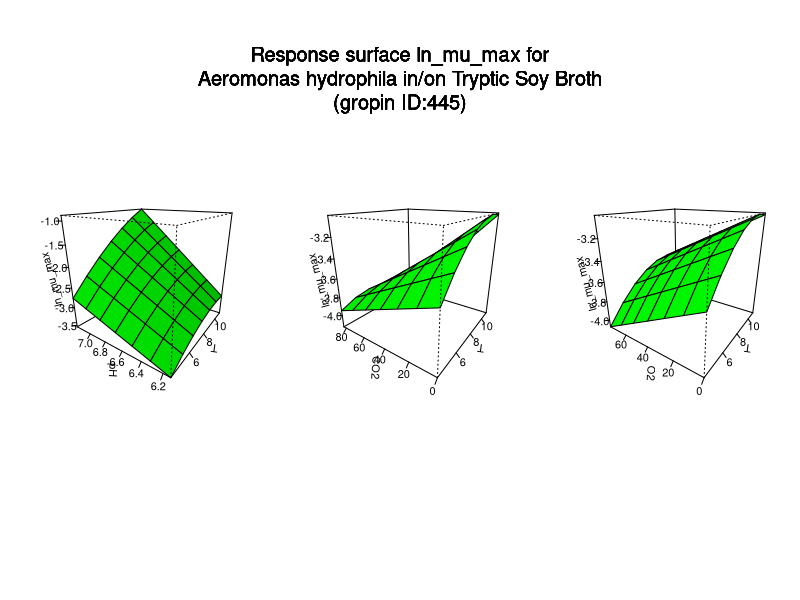

This chart was generated by the following R code:
#############################
# start of Parameter script
#############################
T <- seq(4.004,10.989010989011,length.out=7)
pH <- seq(6.13613,7.19280719280719,length.out=7)
CO2 <- seq(0,82.9170829170829,length.out=7)
O2 <- seq(0,76.4235764235764,length.out=7)
#############################
# end of Parameter script
#############################
############################# 
# start of Model script Gropin ID 445 
#############################
 
# constant coefficients for this model
 
variables <- data.frame(T,pH,CO2,O2)
argumentsPar <- unique.data.frame(expand.grid(variables))
 
# heart of the model
response_surface <- function(T,pH,CO2,O2) {
   mumax <-(-4.50+(-0.829)*T+(-0.0151)*(T^2)+(-0.00122)*T*CO2+0.184*T*pH+(-0.00114)*pH*O2)

	return(mumax=mumax)
} 

# output parameters
responseSurface <- cbind(argumentsPar,response_surface(argumentsPar['T'],argumentsPar['pH'],argumentsPar['CO2'],argumentsPar['O2']))
colnames(responseSurface) <- c(colnames(argumentsPar),'lnmumax')
#############################
# End of Model script
#############################
############################# 
# start of Visualisation script Gropin ID 445 
#############################
titleText <-'Response surface ln_mu_max for
Aeromonas hydrophila in/on Tryptic Soy Broth
(gropin ID:445)'
argPar1 <- unique.data.frame(expand.grid(T,pH))
argPar2 <- unique.data.frame(expand.grid(T,CO2))
argPar3 <- unique.data.frame(expand.grid(T,O2))
z1 <- matrix(unlist(response_surface(T = argPar1[1],pH = argPar1[2],CO2 = CO2[1],O2 = O2[1])),nrow=7)
z2 <- matrix(unlist(response_surface(T = argPar2[1],CO2 = argPar2[2],pH = pH[1],O2 = O2[1])),nrow=7)
z3 <- matrix(unlist(response_surface(T = argPar3[1],O2 = argPar3[2],pH = pH[1],CO2 = CO2[1])),nrow=7)
# adding precaution if response surface is zero
myZLim1 <- range(z1)
if(myZLim1[1] == myZLim1[2]) myZLim1[2] <- myZLim1[2]+1
myZLim2 <- range(z2)
if(myZLim2[1] == myZLim2[2]) myZLim2[2] <- myZLim2[2]+1
myZLim3 <- range(z3)
if(myZLim3[1] == myZLim3[2]) myZLim3[2] <- myZLim3[2]+1
if(length(T)>1 & length(pH)>1 & length(CO2)>1 & length(O2)>1) {
	par(mfrow = c(1,3))
	persp(T,pH,z1,col = 'green',xlab='T',ylab='pH',zlab='ln_mu_max',zlim=myZLim1,theta=305,phi=20,shade=0.25,ticktype = 'detailed')
	persp(T,CO2,z2,col = 'green',xlab='T',ylab='CO2',zlab='ln_mu_max',zlim=myZLim2,theta=305,phi=20,shade=0.25,ticktype = 'detailed')
	persp(T,O2,z3,col = 'green',xlab='T',ylab='O2',zlab='ln_mu_max',zlim=myZLim3,theta=305,phi=20,shade=0.25,ticktype = 'detailed')
	mtext(titleText,outer=T,  cex=1.2, line=-8.5, side=3)
} else {
		myPars <- unique.data.frame(expand.grid(T,pH,CO2,O2))
		myZ <-matrix(unlist(response_surface(myPars[,1],myPars[,2],myPars[,3],myPars[,4])),nrow=7)
		myZLim <- range(myZ)
if(myZLim[1] == myZLim[2]) myZLim[2] <- myZLim[2]+1
	if(length(CO2)==1 & length(O2)==1) {
		persp(T,pH,myZ,col = 'green',xlab='T',ylab='pH',zlab='ln_mu_max',main=titleText,sub=paste('other variable: CO2 =',round(CO2,digits = 2), 'O2 =',round(O2,digits = 2)),zlim=myZLim,theta=305,phi=20,shade=0.25,ticktype = 'detailed')
	}
	if(length(pH)==1 & length(O2)==1) {
		persp(T,CO2,myZ,col = 'green',xlab='T',ylab='CO2',zlab='ln_mu_max',main=titleText,sub=paste('other variable: pH =',round(pH,digits = 2), 'O2 =',round(O2,digits = 2)),zlim=myZLim,theta=305,phi=20,shade=0.25,ticktype = 'detailed')
	}
	if(length(pH)==1 & length(CO2)==1) {
		persp(T,O2,myZ,col = 'green',xlab='T',ylab='O2',zlab='ln_mu_max',main=titleText,sub=paste('other variable: pH =',round(pH,digits = 2), 'CO2 =',round(CO2,digits = 2)),zlim=myZLim,theta=305,phi=20,shade=0.25,ticktype = 'detailed')
	}
	if(length(T)==1 & length(O2)==1) {
		persp(pH,CO2,myZ,col = 'green',xlab='pH',ylab='CO2',zlab='ln_mu_max',main=titleText,sub=paste('other variable: T =',round(T,digits = 2), 'O2 =',round(O2,digits = 2)),zlim=myZLim,theta=305,phi=20,shade=0.25,ticktype = 'detailed')
	}
	if(length(T)==1 & length(CO2)==1) {
		persp(pH,O2,myZ,col = 'green',xlab='pH',ylab='O2',zlab='ln_mu_max',main=titleText,sub=paste('other variable: T =',round(T,digits = 2), 'CO2 =',round(CO2,digits = 2)),zlim=myZLim,theta=305,phi=20,shade=0.25,ticktype = 'detailed')
	}
	if(length(T)==1 & length(pH)==1) {
		persp(CO2,O2,myZ,col = 'green',xlab='CO2',ylab='O2',zlab='ln_mu_max',main=titleText,sub=paste('other variable: T =',round(T,digits = 2), 'pH =',round(pH,digits = 2)),zlim=myZLim,theta=305,phi=20,shade=0.25,ticktype = 'detailed')
	}
}
#############################
# End of Visualisation script
#############################
